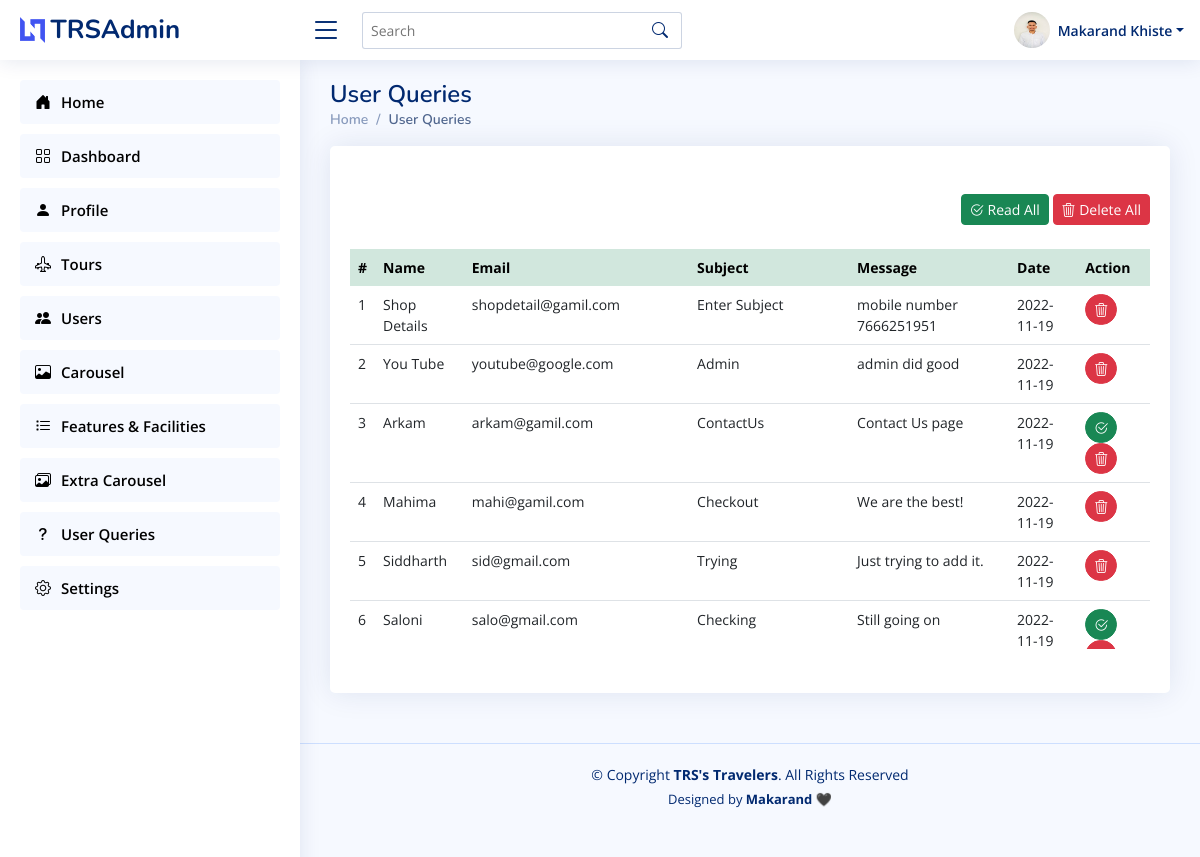
Page /admin/user_queries.php (signed in) on the committed database.
### tables this page shows
CREATE TABLE `user_queries` (
  `sr_no` int(11) NOT NULL,
  `name` varchar(100) NOT NULL,
  `email` varchar(150) NOT NULL,
  `subject` varchar(200) NOT NULL,
  `message` varchar(500) NOT NULL,
  `date` date NOT NULL DEFAULT current_timestamp(),
  `seen` tinyint(4) NOT NULL DEFAULT 0
);

### admin/user_queries.php (the view, shortened to what this page needs)
<!DOCTYPE html>
<html lang="en">
<head>
</head>
<body>
    <?php include('header.php') ?>
    <main id="main" class="main">
        <div class="pagetitle">
            <h1>User Queries</h1>
            <nav>
                <ol class="breadcrumb">
                    <li class="breadcrumb-item"><a href="dashboard.php">Home</a></li>
                    <li class="breadcrumb-item active">User Queries</li>
                </ol>
            </nav>
        </div>
        <section class="section dashboard">
            <div class="row">
                <div class="col-lg-12">
                    <div class="row">
                        <div class="col-12">
                            <div class="card recent-sales overflow-auto">
                                <div class="card-body">
                                    <div class="text-end mt-5">
                                        <a class="btn btn-success btn-sm" href="?seen=all"><i class="bi bi-check2-circle"></i> Read All</a>
                                        <a class="btn btn-danger btn-sm" href="?del=all"><i class="bi bi-trash3"></i> Delete All</a>
                                    </div>
                                    <div class="align-items-center justify-content-between mb-4">
                                        <div class="table-responsive-md mt-4" style="height: 400px; overflow-y:scroll">
                                            <table class="table table-hover bordered">
                                                <thead class="table-success">
                                                    <tr>
                                                        <th scope="col">#</th>
                                                        <th scope="col">Name</th>
                                                        <th scope="col">Email</th>
                                                        <th scope="col" width="20%">Subject</th>
                                                        <th scope="col" width="20%">Message</th>
                                                        <th scope="col">Date</th>
                                                        <th scope="col">Action</th>
                                                    </tr>
                                                </thead>
                                                <tbody>
                                                    <?php
                                                    $q = "SELECT * FROM `user_queries` ORDER BY `sr_no` DESC";
                                                    $data = mysqli_query($con, $q);
                                                    $i = 1;
                                                    while ($row = mysqli_fetch_assoc($data)) {
                                                        $seen = '';
                                                        if ($row['seen'] != 1) {
                                                            $seen = "<a href='?seen=$row[sr_no]' class='btn btn-sm rounded-pill btn-success me-2'><i class='bi bi-check2-circle'></i></a>";
                                                        }
                                                        $seen .= "<a href='?del=$row[sr_no]' class='btn btn-sm rounded-pill btn-danger'><i class='bi bi-trash3'></i></a>";
                                                        echo <<<query
                                                            <tr>
                                                                <td>$i</td>
                                                                <td>$row[name]</td>
                                                                <td>$row[email]</td>
                                                                <td>$row[subject]</td>
                                                                <td>$row[message]</td>
                                                                <td>$row[date]</td>
                                                                <td>$seen</td>
                                                            </tr>
                                                        query;
                                                        $i++;
                                                    }
                                                    ?>
                                                </tbody>
                                            </table>
                                        </div>
                                    </div>
                                </div>
                            </div>
                        </div>
                    </div>
                </div>
            </div>
        </section>
    </main>
    <?php require('footer.php') ?>
</body>
</html>

### admin/assets/css/style.css (style rules this page uses)
:root { scroll-behavior: smooth; }
body { font-family: "Open Sans", sans-serif; background: #f6f9ff; color: #444444; }
a { color: #4154f1; text-decoration: none; }
h1, h2, h3, h4, h5, h6 { font-family: "Nunito", sans-serif; }
#main { margin-top: 60px; padding: 20px 30px; transition: all 0.3s; }
.pagetitle { margin-bottom: 10px; }
.pagetitle h1 { font-size: 24px; margin-bottom: 0; font-weight: 600; color: #012970; }
.card { margin-bottom: 30px; border: none; border-radius: 5px; box-shadow: 0px 0 30px rgba(1, 41, 112, 0.1); }
.card-body { padding: 0 20px 20px 20px; }
.breadcrumb { font-size: 14px; font-family: "Nunito", sans-serif; color: #899bbd; font-weight: 600; }
.breadcrumb a { color: #899bbd; transition: 0.3s; }
.breadcrumb .breadcrumb-item::before { color: #899bbd; }
.breadcrumb .active { color: #51678f; font-weight: 600; }
@media (min-width: 1200px) { #main, #footer { margin-left: 300px; } }
.dashboard .recent-sales { font-size: 14px; }
.dashboard .recent-sales .table thead { background: #f6f6fe; }
.dashboard .recent-sales .table thead th { border: 0; }

### rows in the picture
user_queries: name "Shop Details", email "shopdetail@gamil.com", subject "Enter Subject", message "mobile number 7666251951", date "2022-11-19"
user_queries: name "You Tube", email "youtube@google.com", subject "Admin", message "admin did good", date "2022-11-19"
user_queries: name "Arkam", email "arkam@gamil.com", subject "ContactUs", message "Contact Us page", date "2022-11-19"
user_queries: name "Mahima", email "mahi@gamil.com", subject "Checkout", message "We are the best!", date "2022-11-19"
user_queries: name "Siddharth", email "sid@gmail.com", subject "Trying", message "Just trying to add it.", date "2022-11-19"
user_queries: name "Saloni", email "salo@gmail.com", subject "Checking", message "Still going on", date "2022-11-19"
